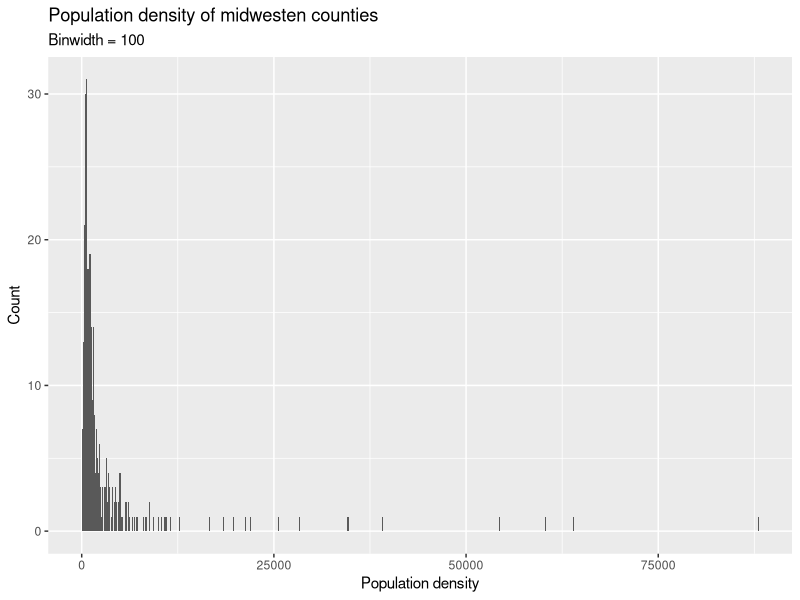
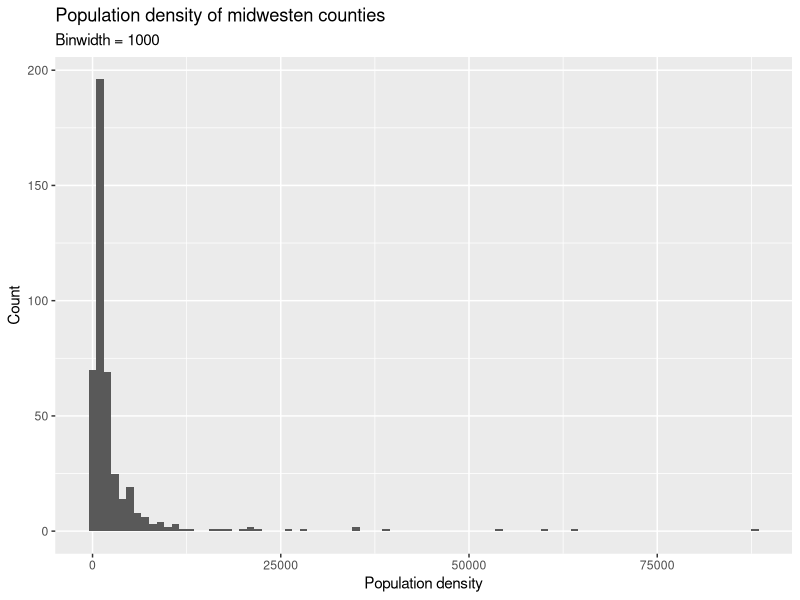
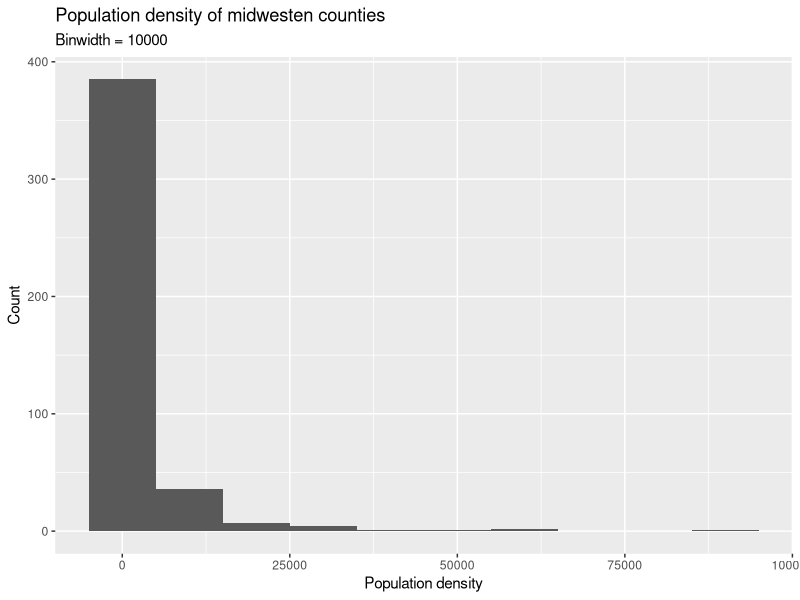
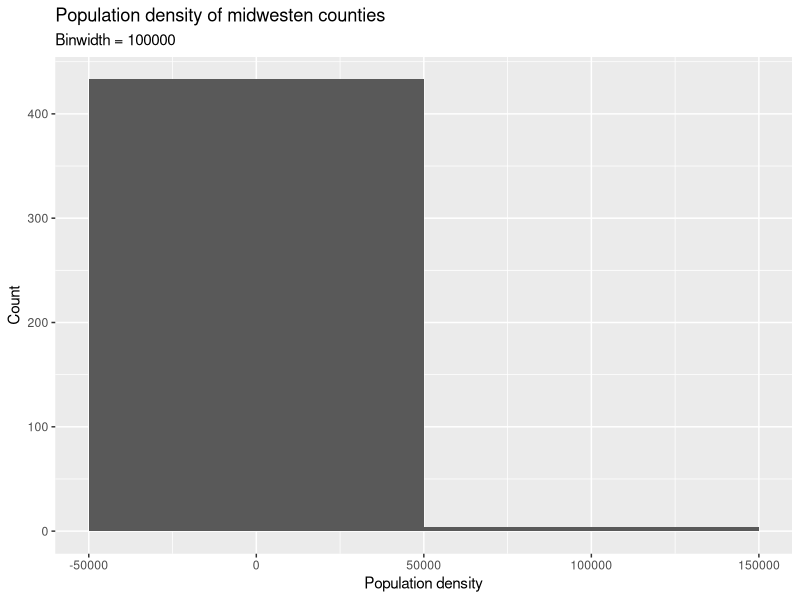
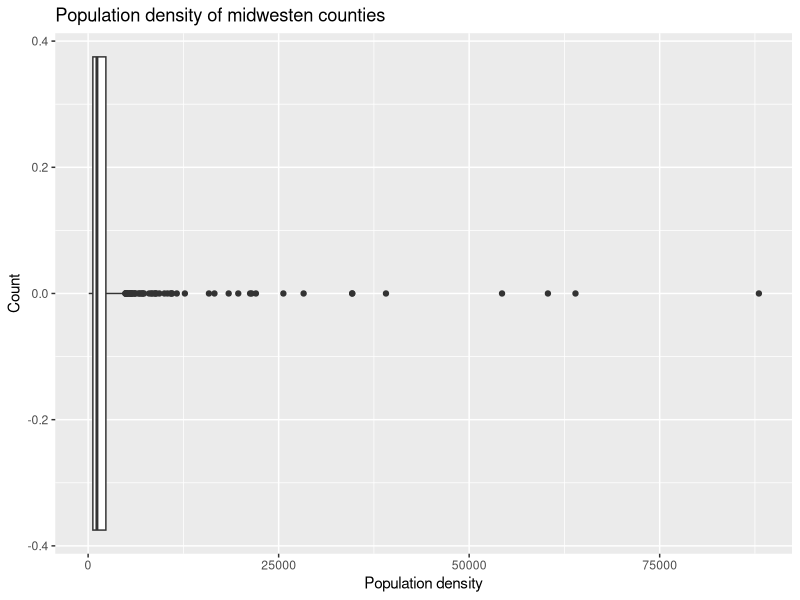

The R source for these figures, in order:
## ---- chunk 1
#| label: load packages

library(tidyverse)
## ---- chunk 2
# Plot Number 1
ggplot(midwest, aes(x = popdensity)) +
  geom_histogram(binwidth = 100) +
  labs(
    x = "Population density",
    y = "Count",
    title = "Population density of midwesten counties",
    subtitle = "Binwidth = 100"
)

# Plot Number 2
ggplot(midwest, aes(x = popdensity)) +
  geom_histogram(binwidth = 1000) +
  labs(
    x = "Population density",
    y = "Count",
    title = "Population density of midwesten counties",
    subtitle = "Binwidth = 1000"
)

# Plot Number 3
ggplot(midwest, aes(x = popdensity)) +
  geom_histogram(binwidth = 10000) +
  labs(
    x = "Population density",
    y = "Count",
    title = "Population density of midwesten counties",
    subtitle = "Binwidth = 10000"
)

# Plot Number 4
ggplot(midwest, aes(x = popdensity)) +
  geom_histogram(binwidth = 100000) +
  labs(
    x = "Population density",
    y = "Count",
    title = "Population density of midwesten counties",
    subtitle = "Binwidth = 100000"
)

## ---- chunk 3
# Boxplot
ggplot(midwest, aes(x = popdensity)) +
  geom_boxplot() +
  labs(
    x = "Population density",
    y = "Count",
    title = "Population density of midwesten counties"
)

